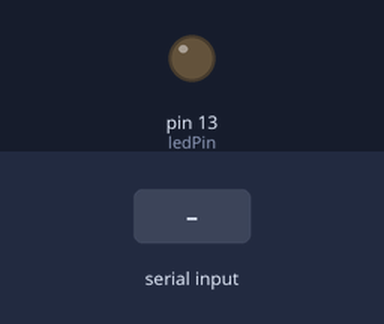
A sketch run on a simulated Arduino Uno, built with avr-gcc and run on an emulated ATmega328P. Shown: output pins drawn as LEDs (lit = HIGH). The test bench sets the inputs (shaded band).

Above: at 1.2 s.
1.3 s: "1" received over the second serial link
At 1.8 s:
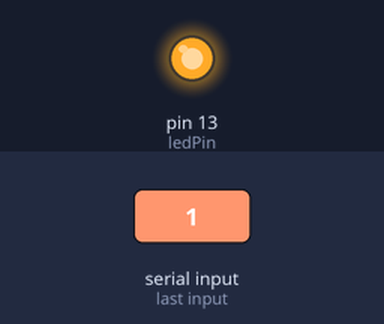
2.8 s: "2" received over the second serial link
At 4.2 s:
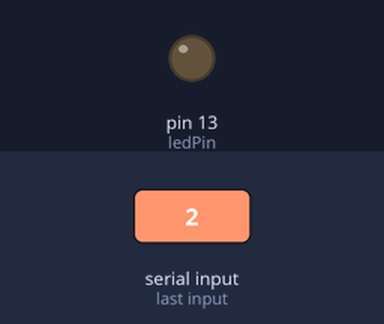
Timing chart, 0 to 5.8 s (numbered marks = the images above; inputs shaded):
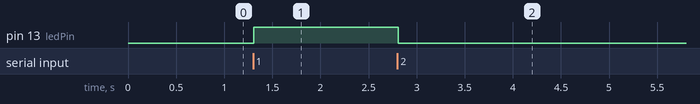

The sketch:

One.ino
```cpp
#include <SoftwareSerial.h>

SoftwareSerial Genotronex(10, 11);
int ledPin = 13;
int bluetoothData;

void setup() {
  // put your setup code here, to run once:
  Genotronex.begin(115200);
  Genotronex.println("Bluetooth On please press 1 or 0 blink LED..");
  pinMode(ledPin,OUTPUT);
}

void loop() {
  // put your main code here, to run repeatedly:
  if(Genotronex.available()){
    bluetoothData = Genotronex.read();
    if(bluetoothData=='1'){
      digitalWrite(ledPin,HIGH);
      Genotronex.println("LED On D13 ON !");
    }
    if(bluetoothData=='2'){
      digitalWrite(ledPin,LOW);
      Genotronex.println("LED On D13 Off !");
    }else{
      Serial.write("nothing");
    }
  }
  delay(100);
}
```

Measured:
- after the input at 1.3 s, pin 13 (ledPin): LOW → HIGH at once
- after the input at 2.8 s, pin 13 (ledPin): HIGH → LOW at once
